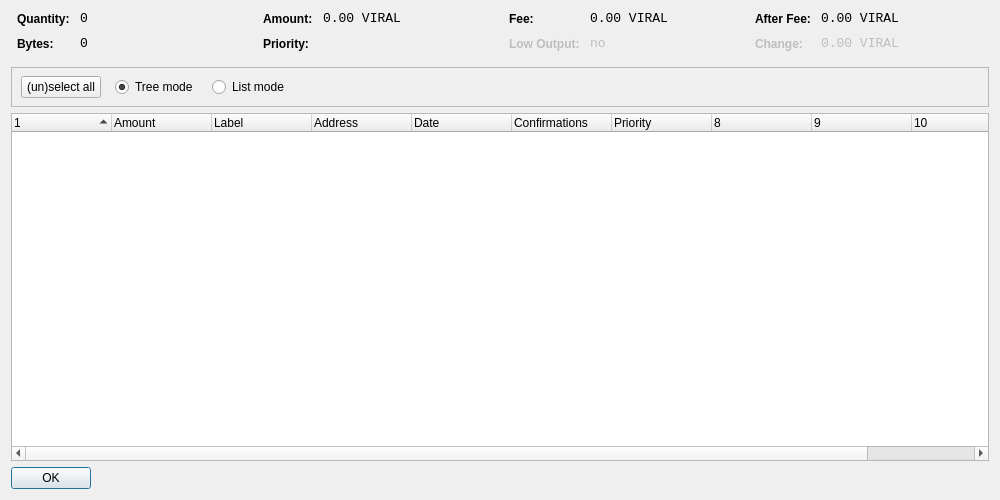
<?xml version="1.0" encoding="UTF-8"?>
<ui version="4.0">
 <class>CoinControlDialog</class>
 <widget class="QDialog" name="CoinControlDialog">
  <property name="geometry">
   <rect>
    <x>0</x>
    <y>0</y>
    <width>1000</width>
    <height>500</height>
   </rect>
  </property>
  <property name="windowTitle">
   <string>Coin Control</string>
  </property>
  <layout class="QVBoxLayout" name="verticalLayout">
   <item>
    <layout class="QHBoxLayout" name="horizontalLayoutTop" stretch="0,0,0,0">
     <property name="topMargin">
      <number>0</number>
     </property>
     <property name="bottomMargin">
      <number>10</number>
     </property>
     <item>
      <layout class="QFormLayout" name="formLayoutCoinControl1">
       <property name="horizontalSpacing">
        <number>10</number>
       </property>
       <property name="verticalSpacing">
        <number>10</number>
       </property>
       <property name="leftMargin">
        <number>6</number>
       </property>
       <property name="rightMargin">
        <number>6</number>
       </property>
       <item row="0" column="0">
        <widget class="QLabel" name="labelCoinControlQuantityText">
         <property name="styleSheet">
          <string notr="true">font-weight:bold;</string>
         </property>
         <property name="text">
          <string>Quantity:</string>
         </property>
        </widget>
       </item>
       <item row="0" column="1">
        <widget class="QLabel" name="labelCoinControlQuantity">
         <property name="font">
          <font>
           <family>Monospace</family>
           <pointsize>10</pointsize>
          </font>
         </property>
         <property name="cursor">
          <cursorShape>IBeamCursor</cursorShape>
         </property>
         <property name="contextMenuPolicy">
          <enum>Qt::ActionsContextMenu</enum>
         </property>
         <property name="text">
          <string notr="true">0</string>
         </property>
         <property name="textInteractionFlags">
          <set>Qt::LinksAccessibleByMouse|Qt::TextSelectableByKeyboard|Qt::TextSelectableByMouse</set>
         </property>
        </widget>
       </item>
       <item row="1" column="0">
        <widget class="QLabel" name="labelCoinControlBytesText">
         <property name="styleSheet">
          <string notr="true">font-weight:bold;</string>
         </property>
         <property name="text">
          <string>Bytes:</string>
         </property>
        </widget>
       </item>
       <item row="1" column="1">
        <widget class="QLabel" name="labelCoinControlBytes">
         <property name="font">
          <font>
           <family>Monospace</family>
           <pointsize>10</pointsize>
          </font>
         </property>
         <property name="cursor">
          <cursorShape>IBeamCursor</cursorShape>
         </property>
         <property name="contextMenuPolicy">
          <enum>Qt::ActionsContextMenu</enum>
         </property>
         <property name="text">
          <string notr="true">0</string>
         </property>
         <property name="textInteractionFlags">
          <set>Qt::LinksAccessibleByMouse|Qt::TextSelectableByKeyboard|Qt::TextSelectableByMouse</set>
         </property>
        </widget>
       </item>
      </layout>
     </item>
     <item>
      <layout class="QFormLayout" name="formLayoutCoinControl2">
       <property name="horizontalSpacing">
        <number>10</number>
       </property>
       <property name="verticalSpacing">
        <number>10</number>
       </property>
       <property name="leftMargin">
        <number>6</number>
       </property>
       <property name="rightMargin">
        <number>6</number>
       </property>
       <item row="0" column="0">
        <widget class="QLabel" name="labelCoinControlAmountText">
         <property name="styleSheet">
          <string notr="true">font-weight:bold;</string>
         </property>
         <property name="text">
          <string>Amount:</string>
         </property>
        </widget>
       </item>
       <item row="0" column="1">
        <widget class="QLabel" name="labelCoinControlAmount">
         <property name="font">
          <font>
           <family>Monospace</family>
           <pointsize>10</pointsize>
          </font>
         </property>
         <property name="cursor">
          <cursorShape>IBeamCursor</cursorShape>
         </property>
         <property name="contextMenuPolicy">
          <enum>Qt::ActionsContextMenu</enum>
         </property>
         <property name="text">
          <string notr="true">0.00 VIRAL</string>
         </property>
         <property name="textInteractionFlags">
          <set>Qt::LinksAccessibleByMouse|Qt::TextSelectableByKeyboard|Qt::TextSelectableByMouse</set>
         </property>
        </widget>
       </item>
       <item row="1" column="0">
        <widget class="QLabel" name="labelCoinControlPriorityText">
         <property name="styleSheet">
          <string notr="true">font-weight:bold;</string>
         </property>
         <property name="text">
          <string>Priority:</string>
         </property>
        </widget>
       </item>
       <item row="1" column="1">
        <widget class="QLabel" name="labelCoinControlPriority">
         <property name="font">
          <font>
           <family>Monospace</family>
           <pointsize>10</pointsize>
          </font>
         </property>
         <property name="cursor">
          <cursorShape>IBeamCursor</cursorShape>
         </property>
         <property name="contextMenuPolicy">
          <enum>Qt::ActionsContextMenu</enum>
         </property>
         <property name="text">
          <string/>
         </property>
         <property name="textInteractionFlags">
          <set>Qt::LinksAccessibleByMouse|Qt::TextSelectableByKeyboard|Qt::TextSelectableByMouse</set>
         </property>
        </widget>
       </item>
      </layout>
     </item>
     <item>
      <layout class="QFormLayout" name="formLayoutCoinControl3">
       <property name="horizontalSpacing">
        <number>10</number>
       </property>
       <property name="verticalSpacing">
        <number>10</number>
       </property>
       <property name="leftMargin">
        <number>6</number>
       </property>
       <property name="rightMargin">
        <number>6</number>
       </property>
       <item row="0" column="0">
        <widget class="QLabel" name="labelCoinControlFeeText">
         <property name="styleSheet">
          <string notr="true">font-weight:bold;</string>
         </property>
         <property name="text">
          <string>Fee:</string>
         </property>
        </widget>
       </item>
       <item row="0" column="1">
        <widget class="QLabel" name="labelCoinControlFee">
         <property name="font">
          <font>
           <family>Monospace</family>
           <pointsize>10</pointsize>
          </font>
         </property>
         <property name="cursor">
          <cursorShape>IBeamCursor</cursorShape>
         </property>
         <property name="contextMenuPolicy">
          <enum>Qt::ActionsContextMenu</enum>
         </property>
         <property name="text">
          <string notr="true">0.00 VIRAL</string>
         </property>
         <property name="textInteractionFlags">
          <set>Qt::LinksAccessibleByMouse|Qt::TextSelectableByKeyboard|Qt::TextSelectableByMouse</set>
         </property>
        </widget>
       </item>
       <item row="1" column="0">
        <widget class="QLabel" name="labelCoinControlLowOutputText">
         <property name="enabled">
          <bool>false</bool>
         </property>
         <property name="styleSheet">
          <string notr="true">font-weight:bold;</string>
         </property>
         <property name="text">
          <string>Low Output:</string>
         </property>
        </widget>
       </item>
       <item row="1" column="1">
        <widget class="QLabel" name="labelCoinControlLowOutput">
         <property name="enabled">
          <bool>false</bool>
         </property>
         <property name="font">
          <font>
           <family>Monospace</family>
           <pointsize>10</pointsize>
          </font>
         </property>
         <property name="cursor">
          <cursorShape>IBeamCursor</cursorShape>
         </property>
         <property name="contextMenuPolicy">
          <enum>Qt::ActionsContextMenu</enum>
         </property>
         <property name="text">
          <string notr="true">no</string>
         </property>
         <property name="textInteractionFlags">
          <set>Qt::LinksAccessibleByMouse|Qt::TextSelectableByKeyboard|Qt::TextSelectableByMouse</set>
         </property>
        </widget>
       </item>
      </layout>
     </item>
     <item>
      <layout class="QFormLayout" name="formLayoutCoinControl4">
       <property name="horizontalSpacing">
        <number>10</number>
       </property>
       <property name="verticalSpacing">
        <number>10</number>
       </property>
       <property name="leftMargin">
        <number>6</number>
       </property>
       <property name="rightMargin">
        <number>6</number>
       </property>
       <item row="0" column="0">
        <widget class="QLabel" name="labelCoinControlAfterFeeText">
         <property name="styleSheet">
          <string notr="true">font-weight:bold;</string>
         </property>
         <property name="text">
          <string>After Fee:</string>
         </property>
        </widget>
       </item>
       <item row="0" column="1">
        <widget class="QLabel" name="labelCoinControlAfterFee">
         <property name="font">
          <font>
           <family>Monospace</family>
           <pointsize>10</pointsize>
          </font>
         </property>
         <property name="cursor">
          <cursorShape>IBeamCursor</cursorShape>
         </property>
         <property name="contextMenuPolicy">
          <enum>Qt::ActionsContextMenu</enum>
         </property>
         <property name="text">
          <string notr="true">0.00 VIRAL</string>
         </property>
         <property name="textInteractionFlags">
          <set>Qt::LinksAccessibleByMouse|Qt::TextSelectableByKeyboard|Qt::TextSelectableByMouse</set>
         </property>
        </widget>
       </item>
       <item row="1" column="0">
        <widget class="QLabel" name="labelCoinControlChangeText">
         <property name="enabled">
          <bool>false</bool>
         </property>
         <property name="styleSheet">
          <string notr="true">font-weight:bold;</string>
         </property>
         <property name="text">
          <string>Change:</string>
         </property>
        </widget>
       </item>
       <item row="1" column="1">
        <widget class="QLabel" name="labelCoinControlChange">
         <property name="enabled">
          <bool>false</bool>
         </property>
         <property name="font">
          <font>
           <family>Monospace</family>
           <pointsize>10</pointsize>
          </font>
         </property>
         <property name="cursor">
          <cursorShape>IBeamCursor</cursorShape>
         </property>
         <property name="contextMenuPolicy">
          <enum>Qt::ActionsContextMenu</enum>
         </property>
         <property name="text">
          <string notr="true">0.00 VIRAL</string>
         </property>
         <property name="textInteractionFlags">
          <set>Qt::LinksAccessibleByMouse|Qt::TextSelectableByKeyboard|Qt::TextSelectableByMouse</set>
         </property>
        </widget>
       </item>
      </layout>
     </item>
    </layout>
   </item>
   <item>
    <widget class="QFrame" name="frame">
     <property name="minimumSize">
      <size>
       <width>0</width>
       <height>40</height>
      </size>
     </property>
     <property name="frameShape">
      <enum>QFrame::StyledPanel</enum>
     </property>
     <property name="frameShadow">
      <enum>QFrame::Sunken</enum>
     </property>
     <widget class="QWidget" name="horizontalLayoutWidget">
      <property name="geometry">
       <rect>
        <x>10</x>
        <y>0</y>
        <width>781</width>
        <height>41</height>
       </rect>
      </property>
      <layout class="QHBoxLayout" name="horizontalLayoutPanel" stretch="0,0,0,0,0">
       <property name="spacing">
        <number>14</number>
       </property>
       <item>
        <widget class="QPushButton" name="pushButtonSelectAll">
         <property name="sizePolicy">
          <sizepolicy hsizetype="Maximum" vsizetype="Fixed">
           <horstretch>0</horstretch>
           <verstretch>0</verstretch>
          </sizepolicy>
         </property>
         <property name="text">
          <string>(un)select all</string>
         </property>
        </widget>
       </item>
       <item>
        <widget class="QRadioButton" name="radioTreeMode">
         <property name="sizePolicy">
          <sizepolicy hsizetype="Maximum" vsizetype="Fixed">
           <horstretch>0</horstretch>
           <verstretch>0</verstretch>
          </sizepolicy>
         </property>
         <property name="text">
          <string>Tree mode</string>
         </property>
         <property name="checked">
          <bool>true</bool>
         </property>
        </widget>
       </item>
       <item>
        <widget class="QRadioButton" name="radioListMode">
         <property name="sizePolicy">
          <sizepolicy hsizetype="Maximum" vsizetype="Fixed">
           <horstretch>0</horstretch>
           <verstretch>0</verstretch>
          </sizepolicy>
         </property>
         <property name="text">
          <string>List mode</string>
         </property>
        </widget>
       </item>
       <item>
        <spacer name="horizontalSpacer">
         <property name="orientation">
          <enum>Qt::Horizontal</enum>
         </property>
         <property name="sizeHint" stdset="0">
          <size>
           <width>40</width>
           <height>20</height>
          </size>
         </property>
        </spacer>
       </item>
      </layout>
     </widget>
    </widget>
   </item>
   <item>
    <widget class="CoinControlTreeWidget" name="treeWidget">
     <property name="contextMenuPolicy">
      <enum>Qt::CustomContextMenu</enum>
     </property>
     <property name="sortingEnabled">
      <bool>false</bool>
     </property>
     <property name="columnCount">
      <number>11</number>
     </property>
     <attribute name="headerShowSortIndicator" stdset="0">
      <bool>true</bool>
     </attribute>
     <attribute name="headerStretchLastSection">
      <bool>false</bool>
     </attribute>
     <column>
      <property name="text">
       <string/>
      </property>
     </column>
     <column>
      <property name="text">
       <string>Amount</string>
      </property>
     </column>
     <column>
      <property name="text">
       <string>Label</string>
      </property>
     </column>
     <column>
      <property name="text">
       <string>Address</string>
      </property>
     </column>
     <column>
      <property name="text">
       <string>Date</string>
      </property>
     </column>
     <column>
      <property name="text">
       <string>Confirmations</string>
      </property>
      <property name="toolTip">
       <string>Confirmed</string>
      </property>
     </column>
     <column>
      <property name="text">
       <string>Priority</string>
      </property>
     </column>
     <column>
      <property name="text">
       <string/>
      </property>
     </column>
     <column>
      <property name="text">
       <string/>
      </property>
     </column>
     <column>
      <property name="text">
       <string/>
      </property>
     </column>
     <column>
      <property name="text">
       <string/>
      </property>
     </column>
    </widget>
   </item>
   <item>
    <widget class="QDialogButtonBox" name="buttonBox">
     <property name="sizePolicy">
      <sizepolicy hsizetype="Maximum" vsizetype="Fixed">
       <horstretch>0</horstretch>
       <verstretch>0</verstretch>
      </sizepolicy>
     </property>
     <property name="orientation">
      <enum>Qt::Horizontal</enum>
     </property>
     <property name="standardButtons">
      <set>QDialogButtonBox::Ok</set>
     </property>
    </widget>
   </item>
  </layout>
 </widget>
 <customwidgets>
  <customwidget>
   <class>CoinControlTreeWidget</class>
   <extends>QTreeWidget</extends>
   <header>coincontroltreewidget.h</header>
  </customwidget>
 </customwidgets>
 <resources/>
 <connections/>
</ui>
